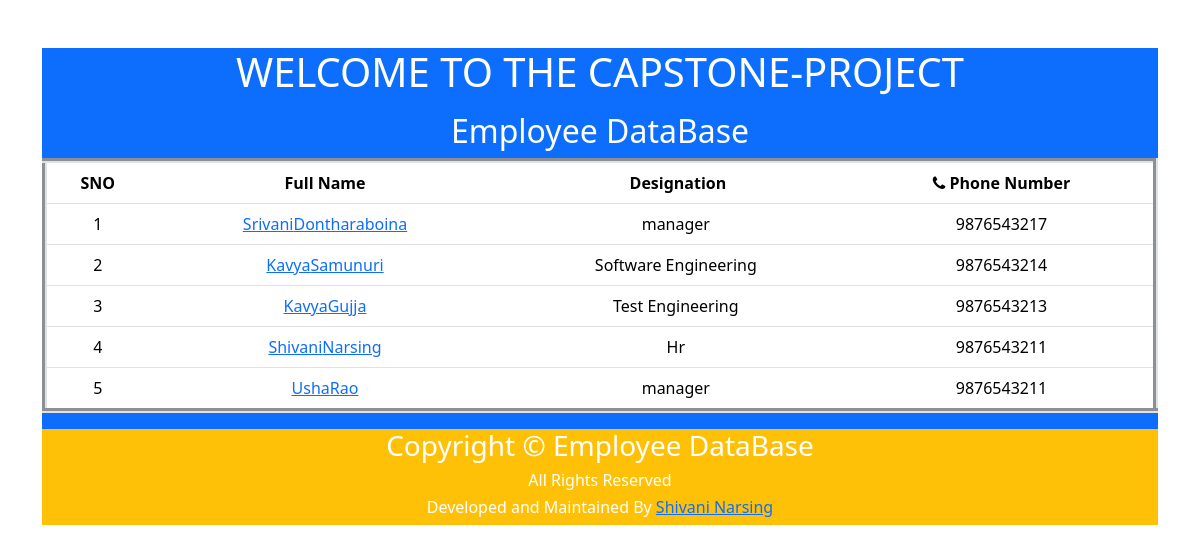
The page / on the database its author committed.
### salary/models.py (models this page shows)
class Employee(models.Model):
    first_name=models.CharField(max_length=100)
    last_name=models.CharField(max_length=100)
    photo=models.ImageField(upload_to='images')
    designation=models.CharField(max_length=100)
    email_adress=models.CharField(max_length=100)
    phone_number=models.CharField(max_length=10,blank=True)

### Employee/views.py (the view)
# urls.py: 2. Add a URL to urlpatterns:  path('', views.home, name='home')
def home(request):
    employees=Employee.objects.all()
    context={
        'employees':employees,
    }
    return render(request,'home.html',context)

### templates/home.html (shortened to what this page needs)
<!DOCTYPE html>
<html lang="en">
<head>
    <link href="https://cdn.jsdelivr.net/npm/bootstrap@5.3.3/dist/css/bootstrap.min.css" rel="stylesheet">
    <link rel="stylesheet" href="https://cdnjs.cloudflare.com/ajax/libs/font-awesome/4.7.0/css/font-awesome.min.css">
</head>
<body>
    <div class="container mt-5">
      <div class="text-center text-white bg-primary">
        <h1>WELCOME TO THE CAPSTONE-PROJECT</h1>
        <div class="mt-3">
        <h2>Employee DataBase </h2>
      <table class="table table-hover "border=5>
        <thead>
          <tr>
            <th>SNO</th>
            <th>Full Name</th>
            <th> Designation</th>
            <th><i class= "fa fa-phone"></i> Phone Number</th>
          </tr>
        </thead>
        <tbody>
          {% for x in employees %}
          <tr>
            <td>{{forloop.counter}}</td>
            <td><a href={% url "employee_detail" x.id %}>{{x.first_name}}{{x.last_name}}</td>
            <td>{{x.designation}}</td>
            <td>{{x.phone_number}}</td>
          </tr>
          {% endfor %}
        </tbody>
      </table>
    </div>
    <footer class="text-center bg-warning">
      <div>
        <div class="row">
          <div class="col">
            <h3>Copyright &copy; Employee DataBase</h3>
            <h6>All Rights Reserved</h6>
            <h6>Developed and Maintained By <a href="">Shivani Narsing</a></h6>
            </div>
          </div>
        </div>
      </footer>
</body>
</html>

### rows shown on the page
Employee: first_name "Srivani", last_name "Dontharaboina", designation "manager", phone_number "9876543217"
Employee: first_name "Kavya", last_name "Samunuri", designation "Software Engineering", phone_number "9876543214"
Employee: first_name "Kavya", last_name "Gujja", designation "Test Engineering", phone_number "9876543213"
Employee: first_name "Shivani", last_name "Narsing", designation "Hr", phone_number "9876543211"
Employee: first_name "Usha", last_name "Rao", designation "manager", phone_number "9876543211"
